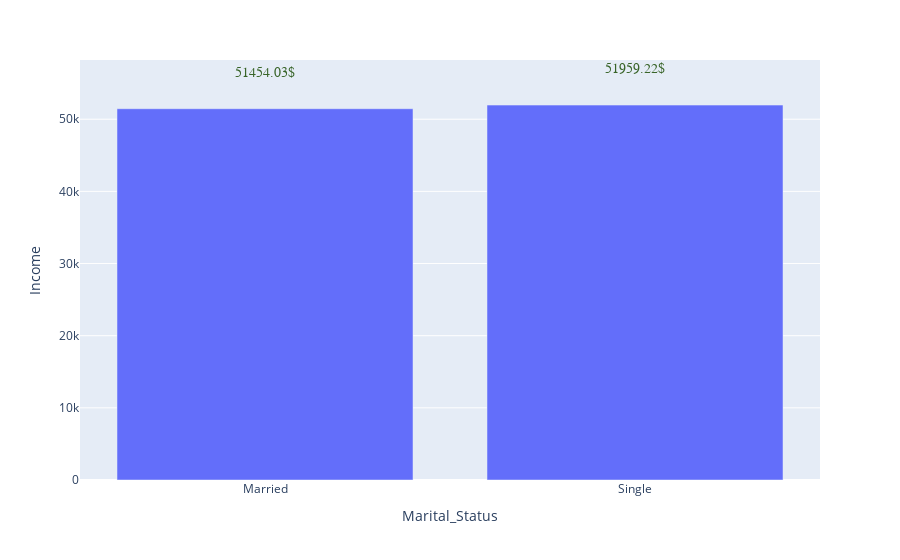

The notebook cell saved with this chart:
### Code cell
mask = df_cut.groupby("Marital_Status")["Income"].mean()
mask = mask.reset_index()
fig = px.bar(data_frame=mask, x="Marital_Status", y="Income", height=500)

annotation = []
for x, y in zip(mask["Marital_Status"], mask["Income"]):
    annotation.append(
        dict(x=x, y=y +5000,
             text=str(round(y, 2)) + '$',
             font=dict(family='Arial', size=14, color='rgb(56, 100, 40)'), showarrow=False)
    )
fig.update_xaxes(categoryorder='array', categoryarray= ["21-30", "31-40"])
fig.update_layout(annotations=annotation)
fig.show()

### Figure 1 — Plotly figure (JSON) as saved in the notebook; plotly's stock layout.template omitted (floating-point values rounded to 4 significant figures)
{"data": [{"alignmentgroup": "True", "hovertemplate": "Marital_Status=%{x}<br>Income=%{y}<extra></extra>", "legendgroup": "", "marker": {"color": "#636efa", "pattern": {"shape": ""}}, "name": "", "offsetgroup": "", "orientation": "v", "showlegend": false, "textposition": "auto", "type": "bar", "x": ["Married", "Single"], "xaxis": "x", "y": [51450.0, 51960.0], "yaxis": "y"}], "layout": {"annotations": [{"font": {"color": "rgb(56, 100, 40)", "family": "Arial", "size": 14}, "showarrow": false, "text": "51454.03$", "x": "Married", "y": 56450.0}, {"font": {"color": "rgb(56, 100, 40)", "family": "Arial", "size": 14}, "showarrow": false, "text": "51959.22$", "x": "Single", "y": 56960.0}], "autosize": true, "barmode": "relative", "legend": {"tracegroupgap": 0}, "margin": {"t": 60}, "xaxis": {"anchor": "y", "autorange": true, "categoryarray": ["21-30", "31-40"], "categoryorder": "array", "domain": [0, 1], "range": [1.5, 3.5], "title": {"text": "Marital_Status"}, "type": "category"}, "yaxis": {"anchor": "x", "autorange": true, "domain": [0, 1], "range": [0, 58500.0], "title": {"text": "Income"}, "type": "linear"}}}
